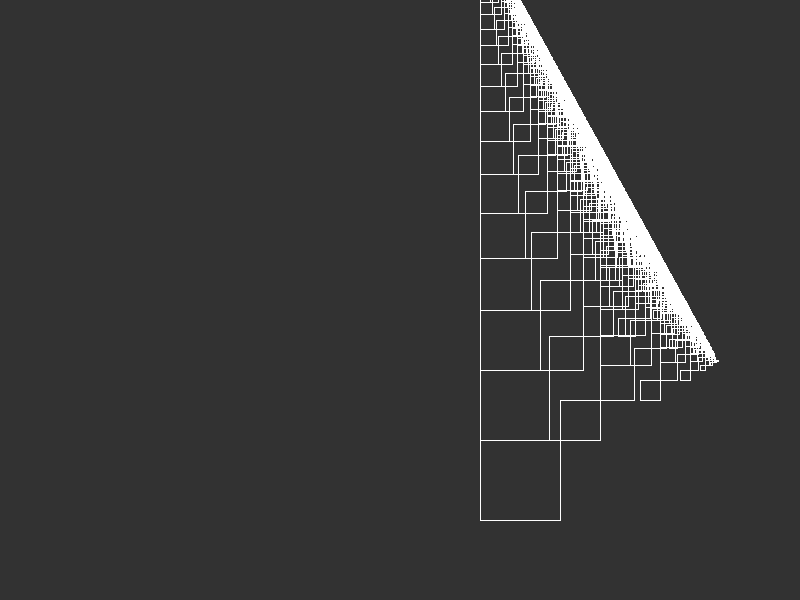
Frame 1 (no input)
Frame 60 (the mouse pressed at the canvas centre just before this capture): identical to frame 1, image omitted
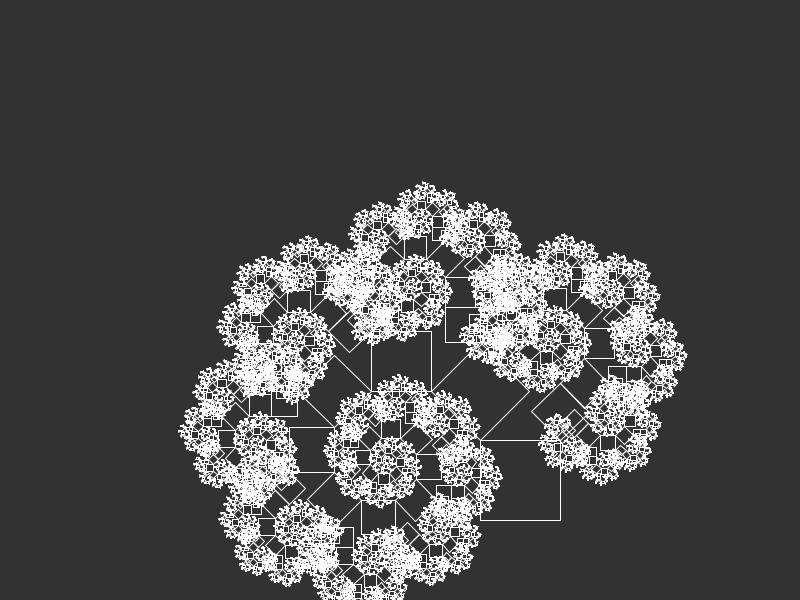
Frame 120 (the mouse held since frame 60 and released just before this capture)

The Processing sketch that drew these frames (run headless with seeded random() and noise(); from frame 60 on, the mouse is pressed at the canvas centre):

// Processing sketch: processing_104308
// ── processing_104308.pde

float side, theta;
void setup()
{
  size(800, 600);
  background(100);
  smooth();
}

void draw()
{
  background(50);
  noFill();
  stroke(255);
  side = 80;
  theta = radians((mouseX / (float) width) * 90f);
  translate(3*width/5, height-(2*side));
  rect(0,0,side,side);
  iterate(side);
}

void iterate(float s)
{
  float s1 = (s*sqrt(3))/2;
  float s2 = s/2;

  if (s1 > 1)
  {
    //draw left square, call iterate
    pushMatrix();
    rotate(-theta);
    rect(0, 0, s1, -s1);
    translate(0, -s1);
    iterate(s1);
    popMatrix();
    //draw right square, call iterate
    pushMatrix();
    translate(s,0);
    rotate(-theta);
    rect(0,0,s2,-s2);
    translate(s2,-s2);
    rotate(3*theta);
    iterate(s2);
    popMatrix();
  }
}
